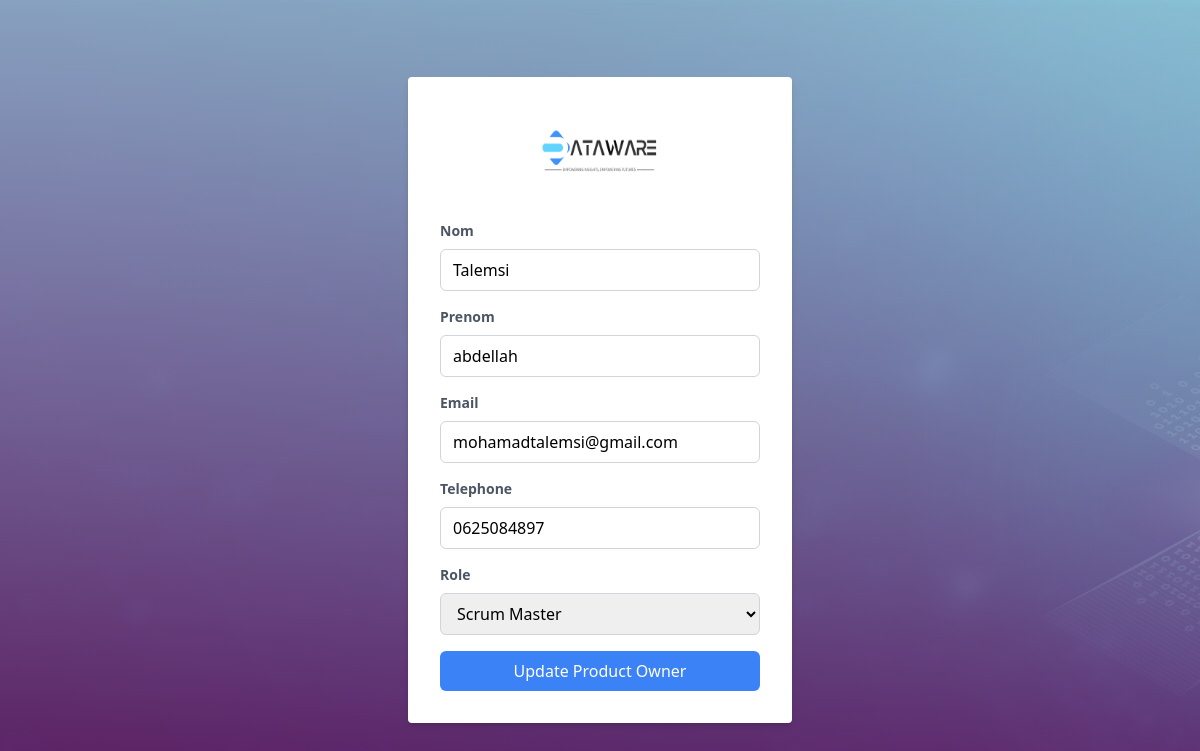
Screenshot of /admin/modifier.php?id=1 with the database file from the repository.
### tables this page shows
CREATE TABLE `users` (
  `ID_User` int(11) NOT NULL,
  `Nom` varchar(50) NOT NULL,
  `Prenom` varchar(50) NOT NULL,
  `Email` varchar(50) DEFAULT NULL,
  `Tel` varchar(50) DEFAULT NULL,
  `PasswordU` varchar(255) NOT NULL,
  `UserRole` varchar(20) NOT NULL DEFAULT 'User',
  `Image` varchar(255) DEFAULT NULL
);

### admin/modifier.php (the view, shortened to what this page needs)
<?php
include '../config.php';
if (isset($_GET['id'])) {
    $id = $_GET['id'];
    $stmt = $pdo->prepare("SELECT * FROM users WHERE ID_User = ?");
    $stmt->execute([$id]);
    if ($stmt) {
        $member = $stmt->fetch(PDO::FETCH_ASSOC);
    } else {
        echo "Error executing query: " ;
        exit();
    }
}
?>
<!DOCTYPE html>
<html lang="en">
<head>
    <script src="https://cdn.tailwindcss.com"></script>
</head>
<body class="bg-gray-100 flex items-center justify-center h-screen">
    <div class="bg-white p-8 rounded shadow-md w-96">
        <form id="modifier-form" method="post" action="modifier.php">
            <img src="../img/black.png" alt="Logo" class="mx-auto mb-8 rounded-full w-32 h-20">
            <div class="mb-4">
                <label for="modifier-nom" class="block text-gray-600 text-sm font-semibold mb-2">Nom</label>
                <input type="text" id="modifier-nom" name="modifier-nom" value="<?= $member['Nom'] ?? 'not found' ?>" class="w-full px-3 py-2 border border-gray-300 rounded-md focus:outline-none focus:border-blue-500" required>
            </div>
            <div class="mb-4">
                <label for="modifier-prenom" class="block text-gray-600 text-sm font-semibold mb-2">Prenom</label>
                <input type="text" id="modifier-prenom" name="modifier-prenom" value="<?= $member['Prenom'] ?? 'not found' ?>" class="w-full px-3 py-2 border border-gray-300 rounded-md focus:outline-none focus:border-blue-500" required>
            </div>
            <div class="mb-4">
                <label for="modifier-email" class="block text-gray-600 text-sm font-semibold mb-2">Email</label>
                <input type="email" id="modifier-email" name="modifier-email" value="<?= $member['Email'] ?? 'not found' ?>" class="w-full px-3 py-2 border border-gray-300 rounded-md focus:outline-none focus:border-blue-500" required>
            </div>
            <div class="mb-4">
                <label for="modifier-tel" class="block text-gray-600 text-sm font-semibold mb-2">Telephone</label>
                <input type="tel" id="modifier-tel" name="modifier-tel" value="<?= $member['Tel'] ?? 'not found' ?>" class="w-full px-3 py-2 border border-gray-300 rounded-md focus:outline-none focus:border-blue-500" required>
            </div>
            <div class="mb-4">
                <label for="modifier-role" class="block text-gray-600 text-sm font-semibold mb-2">Role</label>
                <select id="modifier-role" name="modifier-role" class="w-full px-3 py-2 border border-gray-300 rounded-md focus:outline-none focus:border-blue-500" required>
                    <option value="scrum_master" <?= isset($member['UserRole']) && $member['UserRole'] === 'scrum_master' ? 'selected' : 'not found' ?>>Scrum Master</option>
                </select>
            </div>
            <button type="submit" class="w-full bg-blue-500 text-white py-2 px-4 rounded-md hover:bg-blue-600 focus:outline-none focus:border-blue-700 focus:ring focus:ring-blue-200" name="update">
                Update Product Owner
            </button>
        </form>
    </div>
</body>
</html>

### admin/modifier.php (style rules this page uses)
body { @apply bg-cover bg-center bg-fixed; background-image: linear-gradient(to bottom, rgba(245, 246, 252, 0.52), rgba(117, 19, 93, 0.73)), url('img/data-warehousen.jpg'); }

### rows the page displays
users: modifier-nom "Talemsi", modifier-prenom "abdellah", modifier-email "mohamadtalemsi@gmail.com", modifier-tel "0625084897", modifier-role "Scrum Master"
